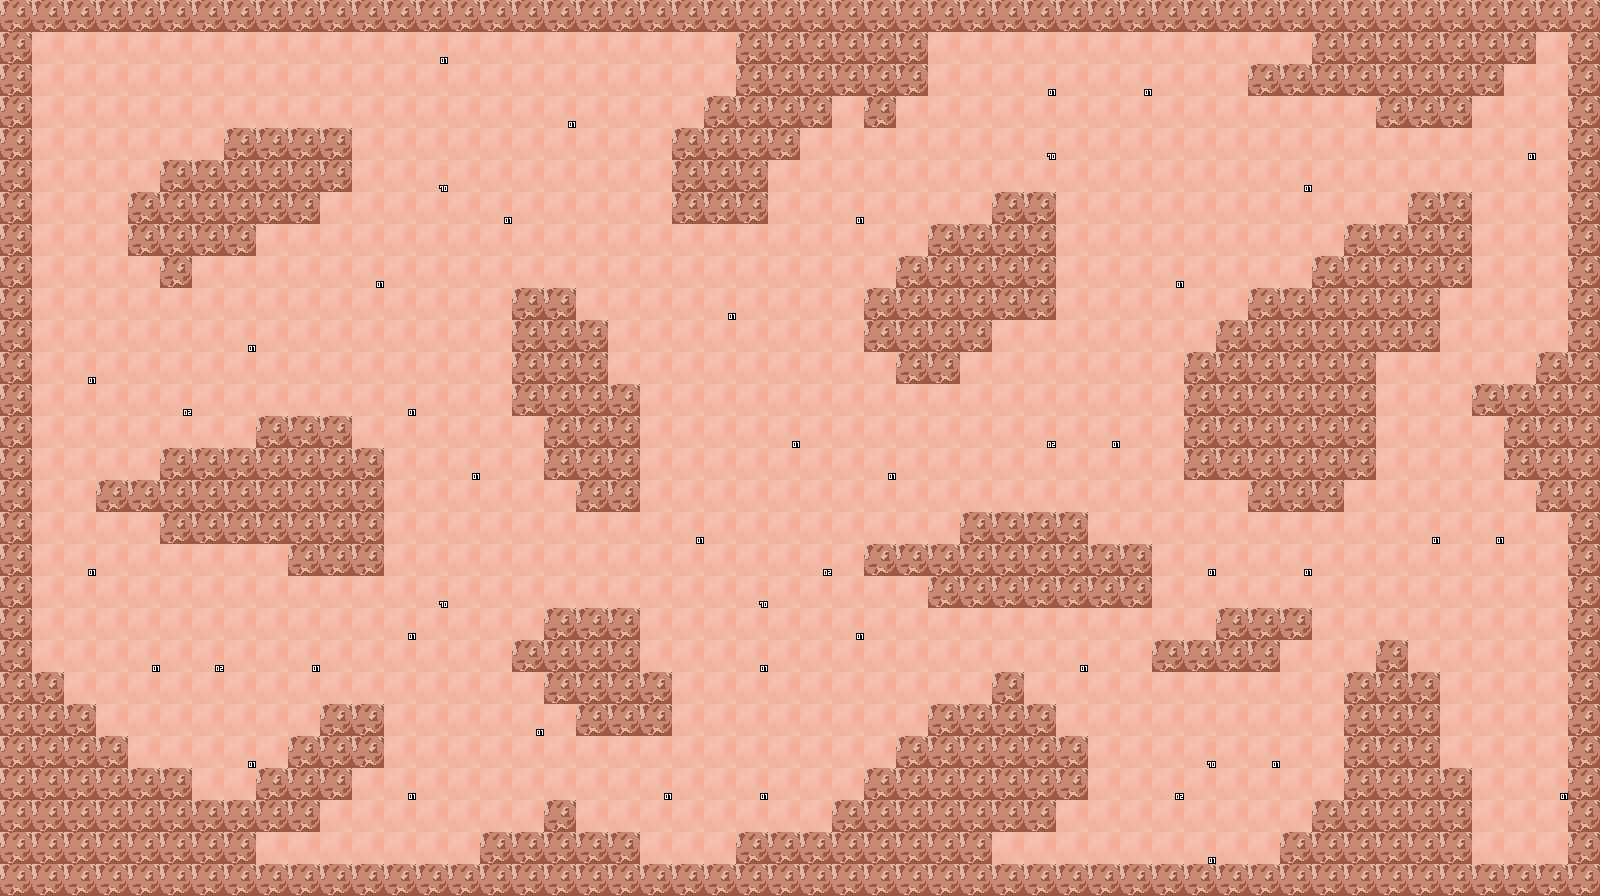

Below is a game level as drawn by its tile map, then a one-line description and the .tmx file that defines it, in full:
An orthogonal 50x28 tile map with 32x32 px tiles, 2 tile layers (terrain, object), 2 tilesets.

<map version="1.2" tiledversion="1.3.4" orientation="orthogonal" renderorder="right-down" width="50" height="28" tilewidth="32" tileheight="32" infinite="0" nextlayerid="3" nextobjectid="1">
 <tileset firstgid="1" source="terrain.tsx" />
 <tileset firstgid="129" source="object.tsx" />
 <layer id="1" name="terrain" width="50" height="28">
  <data encoding="csv">
2,2,2,2,2,2,2,2,2,2,2,2,2,2,2,2,2,2,2,2,2,2,2,2,2,2,2,2,2,2,2,2,2,2,2,2,2,2,2,2,2,2,2,2,2,2,2,2,2,2,
2,1,1,1,1,1,1,1,1,1,1,1,1,1,1,1,1,1,1,1,1,1,1,2,2,2,2,2,2,1,1,1,1,1,1,1,1,1,1,1,1,2,2,2,2,2,2,2,1,2,
2,1,1,1,1,1,1,1,1,1,1,1,1,1,1,1,1,1,1,1,1,1,1,2,2,2,2,2,2,1,1,1,1,1,1,1,1,1,1,2,2,2,2,2,2,2,2,1,1,2,
2,1,1,1,1,1,1,1,1,1,1,1,1,1,1,1,1,1,1,1,1,1,2,2,2,2,1,2,1,1,1,1,1,1,1,1,1,1,1,1,1,1,1,2,2,2,1,1,1,2,
2,1,1,1,1,1,1,2,2,2,2,1,1,1,1,1,1,1,1,1,1,2,2,2,2,1,1,1,1,1,1,1,1,1,1,1,1,1,1,1,1,1,1,1,1,1,1,1,1,2,
2,1,1,1,1,2,2,2,2,2,2,1,1,1,1,1,1,1,1,1,1,2,2,2,1,1,1,1,1,1,1,1,1,1,1,1,1,1,1,1,1,1,1,1,1,1,1,1,1,2,
2,1,1,1,2,2,2,2,2,2,1,1,1,1,1,1,1,1,1,1,1,2,2,2,1,1,1,1,1,1,1,2,2,1,1,1,1,1,1,1,1,1,1,1,2,2,1,1,1,2,
2,1,1,1,2,2,2,2,1,1,1,1,1,1,1,1,1,1,1,1,1,1,1,1,1,1,1,1,1,2,2,2,2,1,1,1,1,1,1,1,1,1,2,2,2,2,1,1,1,2,
2,1,1,1,1,2,1,1,1,1,1,1,1,1,1,1,1,1,1,1,1,1,1,1,1,1,1,1,2,2,2,2,2,1,1,1,1,1,1,1,1,2,2,2,2,2,1,1,1,2,
2,1,1,1,1,1,1,1,1,1,1,1,1,1,1,1,2,2,1,1,1,1,1,1,1,1,1,2,2,2,2,2,2,1,1,1,1,1,1,2,2,2,2,2,2,1,1,1,1,2,
2,1,1,1,1,1,1,1,1,1,1,1,1,1,1,1,2,2,2,1,1,1,1,1,1,1,1,2,2,2,2,1,1,1,1,1,1,1,2,2,2,2,2,2,2,1,1,1,1,2,
2,1,1,1,1,1,1,1,1,1,1,1,1,1,1,1,2,2,2,1,1,1,1,1,1,1,1,1,2,2,1,1,1,1,1,1,1,2,2,2,2,2,2,1,1,1,1,1,2,2,
2,1,1,1,1,1,1,1,1,1,1,1,1,1,1,1,2,2,2,2,1,1,1,1,1,1,1,1,1,1,1,1,1,1,1,1,1,2,2,2,2,2,2,1,1,1,2,2,2,2,
2,1,1,1,1,1,1,1,2,2,2,1,1,1,1,1,1,2,2,2,1,1,1,1,1,1,1,1,1,1,1,1,1,1,1,1,1,2,2,2,2,2,2,1,1,1,1,2,2,2,
2,1,1,1,1,2,2,2,2,2,2,2,1,1,1,1,1,2,2,2,1,1,1,1,1,1,1,1,1,1,1,1,1,1,1,1,1,2,2,2,2,2,2,1,1,1,1,2,2,2,
2,1,1,2,2,2,2,2,2,2,2,2,1,1,1,1,1,1,2,2,1,1,1,1,1,1,1,1,1,1,1,1,1,1,1,1,1,1,1,2,2,2,1,1,1,1,1,1,2,2,
2,1,1,1,1,2,2,2,2,2,2,2,1,1,1,1,1,1,1,1,1,1,1,1,1,1,1,1,1,1,2,2,2,2,1,1,1,1,1,1,1,1,1,1,1,1,1,1,1,2,
2,1,1,1,1,1,1,1,1,2,2,2,1,1,1,1,1,1,1,1,1,1,1,1,1,1,1,2,2,2,2,2,2,2,2,2,1,1,1,1,1,1,1,1,1,1,1,1,1,2,
2,1,1,1,1,1,1,1,1,1,1,1,1,1,1,1,1,1,1,1,1,1,1,1,1,1,1,1,1,2,2,2,2,2,2,2,1,1,1,1,1,1,1,1,1,1,1,1,1,2,
2,1,1,1,1,1,1,1,1,1,1,1,1,1,1,1,1,2,2,2,1,1,1,1,1,1,1,1,1,1,1,1,1,1,1,1,1,1,2,2,2,1,1,1,1,1,1,1,1,2,
2,1,1,1,1,1,1,1,1,1,1,1,1,1,1,1,2,2,2,2,1,1,1,1,1,1,1,1,1,1,1,1,1,1,1,1,2,2,2,2,1,1,1,2,1,1,1,1,1,2,
2,2,1,1,1,1,1,1,1,1,1,1,1,1,1,1,1,2,2,2,2,1,1,1,1,1,1,1,1,1,1,2,1,1,1,1,1,1,1,1,1,1,2,2,2,1,1,1,1,2,
2,2,2,1,1,1,1,1,1,1,2,2,1,1,1,1,1,1,2,2,2,1,1,1,1,1,1,1,1,2,2,2,2,1,1,1,1,1,1,1,1,1,2,2,2,1,1,1,1,2,
2,2,2,2,1,1,1,1,1,2,2,2,1,1,1,1,1,1,1,1,1,1,1,1,1,1,1,1,2,2,2,2,2,2,1,1,1,1,1,1,1,1,2,2,2,1,1,1,1,2,
2,2,2,2,2,2,1,1,2,2,2,1,1,1,1,1,1,1,1,1,1,1,1,1,1,1,1,2,2,2,2,2,2,2,1,1,1,1,1,1,1,1,2,2,2,2,1,1,1,2,
2,2,2,2,2,2,2,2,2,2,1,1,1,1,1,1,1,2,1,1,1,1,1,1,1,1,2,2,2,2,2,2,2,1,1,1,1,1,1,1,1,2,2,2,2,2,1,1,1,2,
2,2,2,2,2,2,2,2,1,1,1,1,1,1,1,2,2,2,2,2,1,1,1,2,2,2,2,2,2,2,2,1,1,1,1,1,1,1,1,1,2,2,2,2,2,2,1,1,1,2,
2,2,2,2,2,2,2,2,2,2,2,2,2,2,2,2,2,2,2,2,2,2,2,2,2,2,2,2,2,2,2,2,2,2,2,2,2,2,2,2,2,2,2,2,2,2,2,2,2,2
</data>
 </layer>
 <layer id="2" name="object" width="50" height="28">
  <data encoding="csv">
0,0,0,0,0,0,0,0,0,0,0,0,0,0,0,0,0,0,0,0,0,0,0,0,0,0,0,0,0,0,0,0,0,0,0,0,0,0,0,0,0,0,0,0,0,0,0,0,0,0,
0,0,0,0,0,0,0,0,0,0,0,0,0,130,0,0,0,0,0,0,0,0,0,0,0,0,0,0,0,0,0,0,0,0,0,0,0,0,0,0,0,0,0,0,0,0,0,0,0,0,
0,0,0,0,0,0,0,0,0,0,0,0,0,0,0,0,0,0,0,0,0,0,0,0,0,0,0,0,0,0,0,0,130,0,0,130,0,0,0,0,0,0,0,0,0,0,0,0,0,0,
0,0,0,0,0,0,0,0,0,0,0,0,0,0,0,0,0,130,0,0,0,0,0,0,0,0,0,0,0,0,0,0,0,0,0,0,0,0,0,0,0,0,0,0,0,0,0,0,0,0,
0,0,0,0,0,0,0,0,0,0,0,0,0,0,0,0,0,0,0,0,0,0,0,0,0,0,0,0,0,0,0,0,199,0,0,0,0,0,0,0,0,0,0,0,0,0,0,130,0,0,
0,0,0,0,0,0,0,0,0,0,0,0,0,199,0,0,0,0,0,0,0,0,0,0,0,0,0,0,0,0,0,0,0,0,0,0,0,0,0,0,130,0,0,0,0,0,0,0,0,0,
0,0,0,0,0,0,0,0,0,0,0,0,0,0,0,130,0,0,0,0,0,0,0,0,0,0,130,0,0,0,0,0,0,0,0,0,0,0,0,0,0,0,0,0,0,0,0,0,0,0,
0,0,0,0,0,0,0,0,0,0,0,0,0,0,0,0,0,0,0,0,0,0,0,0,0,0,0,0,0,0,0,0,0,0,0,0,0,0,0,0,0,0,0,0,0,0,0,0,0,0,
0,0,0,0,0,0,0,0,0,0,0,130,0,0,0,0,0,0,0,0,0,0,0,0,0,0,0,0,0,0,0,0,0,0,0,0,130,0,0,0,0,0,0,0,0,0,0,0,0,0,
0,0,0,0,0,0,0,0,0,0,0,0,0,0,0,0,0,0,0,0,0,0,130,0,0,0,0,0,0,0,0,0,0,0,0,0,0,0,0,0,0,0,0,0,0,0,0,0,0,0,
0,0,0,0,0,0,0,130,0,0,0,0,0,0,0,0,0,0,0,0,0,0,0,0,0,0,0,0,0,0,0,0,0,0,0,0,0,0,0,0,0,0,0,0,0,0,0,0,0,0,
0,0,130,0,0,0,0,0,0,0,0,0,0,0,0,0,0,0,0,0,0,0,0,0,0,0,0,0,0,0,0,0,0,0,0,0,0,0,0,0,0,0,0,0,0,0,0,0,0,0,
0,0,0,0,0,131,0,0,0,0,0,0,130,0,0,0,0,0,0,0,0,0,0,0,0,0,0,0,0,0,0,0,0,0,0,0,0,0,0,0,0,0,0,0,0,0,0,0,0,0,
0,0,0,0,0,0,0,0,0,0,0,0,0,0,0,0,0,0,0,0,0,0,0,0,130,0,0,0,0,0,0,0,131,0,130,0,0,0,0,0,0,0,0,0,0,0,0,0,0,0,
0,0,0,0,0,0,0,0,0,0,0,0,0,0,130,0,0,0,0,0,0,0,0,0,0,0,0,130,0,0,0,0,0,0,0,0,0,0,0,0,0,0,0,0,0,0,0,0,0,0,
0,0,0,0,0,0,0,0,0,0,0,0,0,0,0,0,0,0,0,0,0,0,0,0,0,0,0,0,0,0,0,0,0,0,0,0,0,0,0,0,0,0,0,0,0,0,0,0,0,0,
0,0,0,0,0,0,0,0,0,0,0,0,0,0,0,0,0,0,0,0,0,130,0,0,0,0,0,0,0,0,0,0,0,0,0,0,0,0,0,0,0,0,0,0,130,0,130,0,0,0,
0,0,130,0,0,0,0,0,0,0,0,0,0,0,0,0,0,0,0,0,0,0,0,0,0,131,0,0,0,0,0,0,0,0,0,0,0,130,0,0,130,0,0,0,0,0,0,0,0,0,
0,0,0,0,0,0,0,0,0,0,0,0,0,199,0,0,0,0,0,0,0,0,0,199,0,0,0,0,0,0,0,0,0,0,0,0,0,0,0,0,0,0,0,0,0,0,0,0,0,0,
0,0,0,0,0,0,0,0,0,0,0,0,130,0,0,0,0,0,0,0,0,0,0,0,0,0,130,0,0,0,0,0,0,0,0,0,0,0,0,0,0,0,0,0,0,0,0,0,0,0,
0,0,0,0,130,0,131,0,0,130,0,0,0,0,0,0,0,0,0,0,0,0,0,130,0,0,0,0,0,0,0,0,0,130,0,0,0,0,0,0,0,0,0,0,0,0,0,0,0,0,
0,0,0,0,0,0,0,0,0,0,0,0,0,0,0,0,0,0,0,0,0,0,0,0,0,0,0,0,0,0,0,0,0,0,0,0,0,0,0,0,0,0,0,0,0,0,0,0,0,0,
0,0,0,0,0,0,0,0,0,0,0,0,0,0,0,0,130,0,0,0,0,0,0,0,0,0,0,0,0,0,0,0,0,0,0,0,0,0,0,0,0,0,0,0,0,0,0,0,0,0,
0,0,0,0,0,0,0,130,0,0,0,0,0,0,0,0,0,0,0,0,0,0,0,0,0,0,0,0,0,0,0,0,0,0,0,0,0,199,0,130,0,0,0,0,0,0,0,0,0,0,
0,0,0,0,0,0,0,0,0,0,0,0,130,0,0,0,0,0,0,0,130,0,0,130,0,0,0,0,0,0,0,0,0,0,0,0,131,0,0,0,0,0,0,0,0,0,0,0,130,0,
0,0,0,0,0,0,0,0,0,0,0,0,0,0,0,0,0,0,0,0,0,0,0,0,0,0,0,0,0,0,0,0,0,0,0,0,0,0,0,0,0,0,0,0,0,0,0,0,0,0,
0,0,0,0,0,0,0,0,0,0,0,0,0,0,0,0,0,0,0,0,0,0,0,0,0,0,0,0,0,0,0,0,0,0,0,0,0,130,0,0,0,0,0,0,0,0,0,0,0,0,
0,0,0,0,0,0,0,0,0,0,0,0,0,0,0,0,0,0,0,0,0,0,0,0,0,0,0,0,0,0,0,0,0,0,0,0,0,0,0,0,0,0,0,0,0,0,0,0,0,0
</data>
 </layer>
</map>
